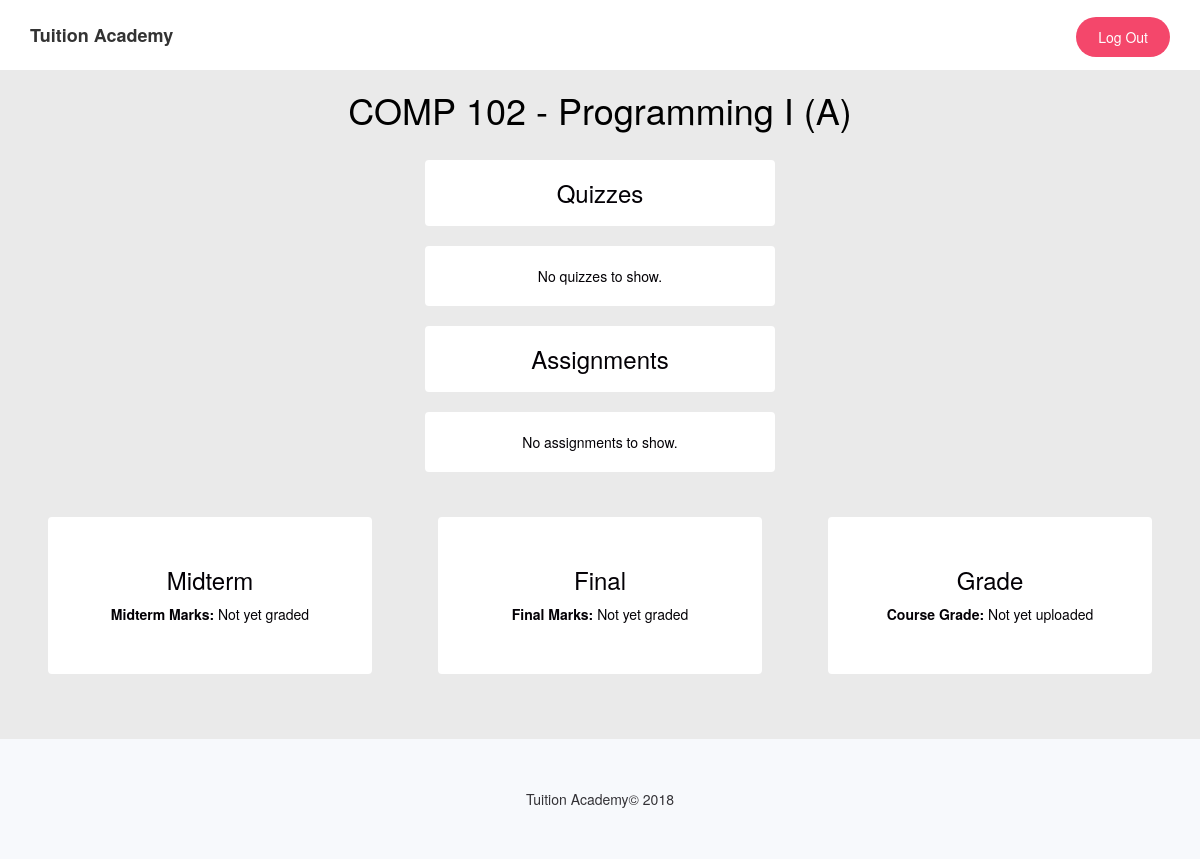
The page /marks.php?enrollment_id=4 on the database its author committed.
### tables this page shows
CREATE TABLE `section` (
  `section_id` int(11) NOT NULL,
  `teacher_id` int(11) NOT NULL,
  `course_id` int(11) NOT NULL,
  `no` char(1) NOT NULL
);

CREATE TABLE `course` (
  `course_id` int(11) NOT NULL,
  `code` varchar(8) NOT NULL,
  `title` text NOT NULL,
  `description` text NOT NULL,
  `fee` int(5) NOT NULL
);

CREATE TABLE `enrollment` (
  `enrollment_id` int(11) NOT NULL,
  `student_id` int(11) NOT NULL,
  `section_id` int(11) NOT NULL,
  `midterm` int(11) DEFAULT NULL,
  `final` int(11) DEFAULT NULL,
  `grade` char(1) DEFAULT NULL,
  `due_fee` int(5) NOT NULL
);

### classes/database.php (called while the page is built)
<?php
class DB
{
    private static function connect()
    {
        $pdo = new PDO('mysql:host=127.0.0.1;dbname=tuitionacademy;charset=utf8', 'root', '');
        $pdo->setAttribute(PDO::ATTR_ERRMODE, PDO::ERRMODE_EXCEPTION);
        return $pdo;
    }
    public static function query($query, $params = array())
    {
        $statement = self::connect()->prepare($query);
        $statement->execute($params);
        if(explode(' ', $query)[0] == 'SELECT')
        {
            $data = $statement->fetchAll();
            return $data;
        }
    }
}
?>

### marks.php (the view, shortened to what this page needs)
<?php
include('./classes/database.php');
$usertype = $_SESSION["usertype"];
if(isset($_GET['enrollment_id']) && !empty($_GET['enrollment_id']))
{
    $enrollment_id = $_GET["enrollment_id"];
    $course = DB::query('SELECT course.code, course.title, section.no
                            FROM course
                            INNER JOIN section
                            ON course.course_id = section.course_id
                                INNER JOIN enrollment
                                ON section.section_id = enrollment.section_id
                                WHERE enrollment.enrollment_id=:enrollmentid;',
                            array(':enrollmentid'=>$enrollment_id));
    $quizzes = DB::query('SELECT quiz_id, quiz.no, quiz.marks
                            FROM quiz
                            WHERE quiz.enrollment_id=:enrollmentid;',
                            array(':enrollmentid'=>$enrollment_id));
    $assignments = DB::query('SELECT assignment_id, assignment.no, assignment.marks
                            FROM assignment
                            WHERE assignment.enrollment_id=:enrollmentid;',
                            array(':enrollmentid'=>$enrollment_id));
    $marks = DB::query('SELECT enrollment.midterm, enrollment.final, enrollment.grade
                        FROM enrollment
                        WHERE enrollment.enrollment_id=:enrollmentid;',
                        array(':enrollmentid'=>$enrollment_id));
}
?>
<!DOCTYPE html>
<html lang="en">
    <head>
        <link rel="stylesheet" href="assets/bootstrap/css/bootstrap3.3.7.min.css">
        <link rel="stylesheet" href="assets/css/header.css">
        <link rel="stylesheet" href="assets/css/footer.css">
        <link rel="stylesheet" href="assets/fonts/ionicons.min.css">
        <link rel="stylesheet" href="assets/css/animate.css">
        <link rel="stylesheet" href="assets/css/login.css">
        <?php
            if ($usertype == "administrator" || $usertype == "manager")
                echo '<link rel="stylesheet" href="assets/css/marksAM.css">';
            else
                echo '<link rel="stylesheet" href="assets/css/marksTS.css">';
        ?>
    </head>
    <body>
        <div>
            <nav class="navbar navbar-default navigation-clean-button">
                <div class="container">
                    <div class="navbar-header">
                        <a class="navbar-brand">Tuition Academy</a>
                    </div>
                    <div class="collapse navbar-collapse" id="navcol-1">
                        <p class="navbar-text navbar-right actions">
                            <button class="btn btn-default action-button animated fadeIn" id="logout" type="button">Log Out</button>
                        </p>
                    </div>
                </div>
            </nav>
        </div>
        <div class="container content">
        <?php
        if(isset($_GET['enrollment_id']) && !empty($_GET['enrollment_id']))
        {
        ?>
            <div class="row">
                <div class="col-lg-12">
                    <h1>
                        <?php
                            echo $course[0]['code'].' - '.$course[0]['title'].' ('.$course[0]['no'].')';
                        ?>
                    </h1>
                </div>
            </div>
            <br>
            <div class="row">
                <div class="col-lg-12">
                    <h3 class="myh3">Quizzes</h3>
                </div>
            </div>
            <br>
            <div class="row">
            <?php
                if (!empty($quizzes))
                {
                    foreach($quizzes as $quiz)
                    {
                        if ($quiz['marks'] == NULL)
                            $quizMarks = "Not yet graded";
                        else
                            $quizMarks = $quiz['marks'];
                        if ($usertype == "teacher" || $usertype == "administrator")
                            $form = '<div class="login-clean">
                                        <form role="form" method="POST">
                                            <p><b>Quiz No:</b> '.$quiz['no'].'</p>
                                            <p><b>Quiz Marks:</b> '.$quizMarks.'</p>
                                            <input class="form-control" type="number" name="qi'.$quiz['quiz_id'].'" placeholder="(0-20)" min="0" max="20"><br>
                                            <input class="btn btn-block" name="qb['.$quiz['quiz_id'].']" type="submit" value="Add/Update">
                                        </form>
                                    </div>';
                        else
                            $form = '<div class="login-clean">
                                        <form role="form">
                                            <p><b>Quiz No:</b> '.$quiz['no'].'</p>
                                            <p><b>Quiz Marks:</b> '.$quizMarks.'</p>
                                        </form>
                                    </div>';
                        echo '<div class="col-lg-4">
                                '.$form.'
                            </div>';
                    }
                }
                else
                {
                    echo '<div class="col-lg-12">
                                <p class="myh3">No quizzes to show.</p>
                          </div>';
                }
            ?>
            </div>
            <br>
            <div class="row">
                <div class="col-lg-12">
                    <h3 class="myh3">Assignments</h3>
                </div>
            </div>
            <br>
            <div class="row">
            <?php
                if (!empty($assignments))
                {
                    foreach($assignments as $assignment)
                    {
                        if ($assignment['marks'] == NULL)
                            $assignmentMarks = "Not yet graded";
                        else
                            $assignmentMarks = $assignment['marks'];
                        if ($usertype == "teacher" || $usertype == "administrator")
                            $form = '<div class="login-clean">
                                        <form role="form" method="POST">
                                            <p><b>Assignment No:</b> '.$assignment['no'].'</p>
                                            <p><b>Assignment Marks:</b> '.$assignmentMarks.'</p>
                                            <input class="form-control" type="number" name="ai'.$assignment['assignment_id'].'" placeholder="(0-20)" min="0" max="20"><br>
                                            <input class="btn btn-block" name="ab['.$assignment['assignment_id'].']" type="submit" value="Add/Update">
                                        </form>
                                    </div>';
                        else
                            $form = '<div class="login-clean">
                                        <form role="form">
                                            <p><b>Assignment No:</b> '.$assignment['no'].'</p>
                                            <p><b>Assignment Marks:</b> '.$assignmentMarks.'</p>
                                        </form>
                                    </div>';
                        echo '<div class="col-lg-4">
                                '.$form.'
                            </div>';
                    }
                }
                else
                {
                    echo '<div class="col-lg-12">
                                <p class="myh3">No assignments to show.</p>
                          </div>';
                }
            ?>
            </div>
            <?php
                if ($marks[0]['midterm'] == NULL)
                    $midtermMarks = "Not yet graded";
                else
                    $midtermMarks = $marks[0]['midterm'];
                if ($marks[0]['final'] == NULL)
                    $finalMarks = "Not yet graded";
                else
                    $finalMarks = $marks[0]['final'];
                if ($marks[0]['grade'] == NULL)
                    $grade = "Not yet uploaded";
                else
                    $grade = $marks[0]['grade'];
                if ($usertype == "teacher" || $usertype == "administrator")
                {
                    $midtermForm = '<div class="login-clean">
                                        <form role="form" method="POST">
                                            <h3>Midterm</h3>
                                            <p><b>Midterm Marks:</b> '.$midtermMarks.'</p>
                                            <input class="form-control" type="number" name="mi" placeholder="(0-50)" min="0" max="50">
                                            <input class="btn btn-block" name="mb" type="submit" value="Add/Update">
                                        </form>
                                    </div>';
                    $finalForm = '<div class="login-clean">
                                        <form role="form" method="POST">
                                            <h3>Final</h3>
                                            <p><b>Final Marks:</b> '.$finalMarks.'</p>
                                            <input class="form-control" type="number" name="fi" placeholder="(0-50)" min="0" max="50">
                                            <input class="btn btn-block" name="fb" type="submit" value="Add/Update">
                                        </form>
                                    </div>';
                    $gradeForm = '<div class="login-clean">
                                        <form role="form" method="POST">
                                            <h3>Grade</h3>
                                            <p><b>Course Grade:</b> '.$grade.'</p>
                                            <input class="form-control" type="text" name="gi" pattern="[a-fA-F]{1}" placeholder="(A-F)">
                                            <input class="btn btn-block" name="gb" type="submit" value="Add/Update">
                                        </form>
                                    </div>';
                }
                else
                {
                    $midtermForm = '<div class="login-clean">
                                        <form role="form">
                                            <h3>Midterm</h3>
                                            <p><b>Midterm Marks:</b> '.$midtermMarks.'</p>
                                        </form>
                                    </div>';
                    $finalForm = '<div class="login-clean">
                                        <form role="form">
                                            <h3>Final</h3>
                                            <p><b>Final Marks:</b> '.$finalMarks.'</p>
                                        </form>
                                  </div>';
                    $gradeForm = '<div class="login-clean">
                                        <form role="form">
                                            <h3>Grade</h3>
                                            <p><b>Course Grade:</b> '.$grade.'</p>
                                        </form>
                                  </div>';
                }
                echo '<div class="row">
                            <div class="col-lg-4">
                                '.$midtermForm.'
                            </div>
                            <div class="col-lg-4">
                                '.$finalForm.'
                            </div>
                            <div class="col-lg-4">
                                '.$gradeForm.'
                            </div>
                      </div>';
            ?>
        <?php
        }
        ?>
        </div>
        <br>
        <div class="footer-light navbar-fixed-bottom" style="position: relative;">
            <footer>
                <div class="container">
                    <p class="copyright">Tuition Academy© 2018</p>
                </div>
            </footer>
        </div>
    </body>
</html>

### assets/css/header.css (style rules this page uses)
.navigation-clean-button { background:#fff; padding-top:10px; padding-bottom:10px; color:#333; border-radius:0; box-shadow:none; border:none; margin-bottom:0; }
.navigation-clean-button .navbar-brand { font-weight:bold; color:inherit; }
.navigation-clean-button .navbar-collapse, .navigation-clean-button .navbar-form { border-top-color:#ddd; }
.navigation-clean-button .actions { margin-top:7px; margin-bottom:0; }
.navigation-clean-button .action-button, .navigation-clean-button .action-button:active { background:rgb(244,71,107); border-radius:20px; color:#fff; box-shadow:none; border:none; text-shadow:none; padding:10px 22px; transition:background-color 0.25s; }

### assets/css/footer.css (style rules this page uses)
.footer-light { padding: 50px 0; background-color:#f7f9fc; color:#333; }
.footer-light div { display: table; }
.footer-light .copyright { text-align: center; vertical-align: middle; display: table-cell; opacity: 0.8; font-size: 14px; }

### assets/css/login.css (style rules this page uses)
* { box-sizing: border-box; }
body { background-color:#030005; }
.login-clean { padding: 45px 0; }
.login-clean form { max-width: 350px; width: 90%; margin: 0 auto; background-color:#ffffff; padding: 40px; border-radius: 4px; color:#505e6c; }

### assets/css/marksTS.css (style rules this page uses)
body { background-color:#EAEAEA; }
h1 { text-align: center; }
h3 { margin-top: 10px; color: #030005; }
.content { color: black; }
h3, p { text-align: center; }
p { color: #030005; }
.myh3 { max-width: 350px; width: 90%; margin: 0 auto; background-color: #ffffff; padding: 20px; border-radius: 4px; color: #030005; }

### rows shown on the page
section: course.code "COMP 102", course.title "Programming I", no "A"
enrollment: midterm "Not yet graded", final "Not yet graded", grade "Not yet uploaded"
